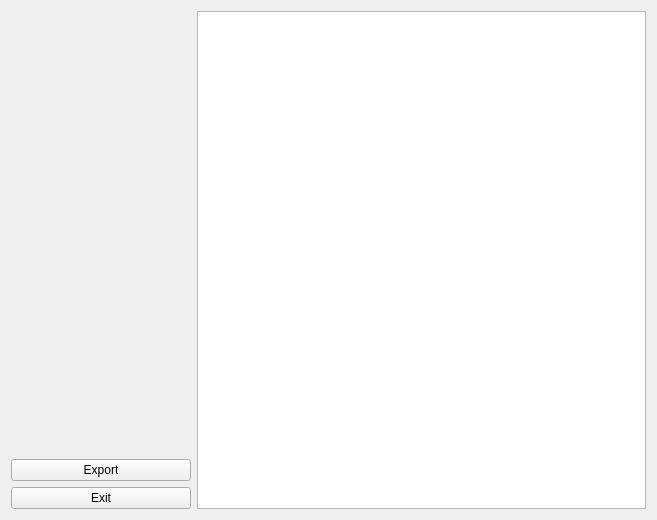
<?xml version="1.0" encoding="UTF-8"?>
<ui version="4.0">
 <class>student</class>
 <widget class="QWidget" name="student">
  <property name="geometry">
   <rect>
    <x>0</x>
    <y>0</y>
    <width>657</width>
    <height>520</height>
   </rect>
  </property>
  <property name="windowTitle">
   <string>Form</string>
  </property>
  <layout class="QHBoxLayout" name="horizontalLayout">
   <item>
    <layout class="QVBoxLayout" name="verticalLayout_2">
     <item>
      <spacer name="verticalSpacer">
       <property name="orientation">
        <enum>Qt::Orientation::Vertical</enum>
       </property>
       <property name="sizeHint" stdset="0">
        <size>
         <width>20</width>
         <height>40</height>
        </size>
       </property>
      </spacer>
     </item>
     <item>
      <widget class="QPushButton" name="pushButton_StudentExportMarks">
       <property name="minimumSize">
        <size>
         <width>180</width>
         <height>0</height>
        </size>
       </property>
       <property name="text">
        <string>Export</string>
       </property>
      </widget>
     </item>
     <item>
      <widget class="QPushButton" name="pushButtonStudentExit">
       <property name="text">
        <string>Exit</string>
       </property>
      </widget>
     </item>
    </layout>
   </item>
   <item>
    <layout class="QVBoxLayout" name="verticalLayout">
     <item>
      <widget class="QTableView" name="tableViewStudent"/>
     </item>
    </layout>
   </item>
  </layout>
 </widget>
 <resources/>
 <connections/>
</ui>
